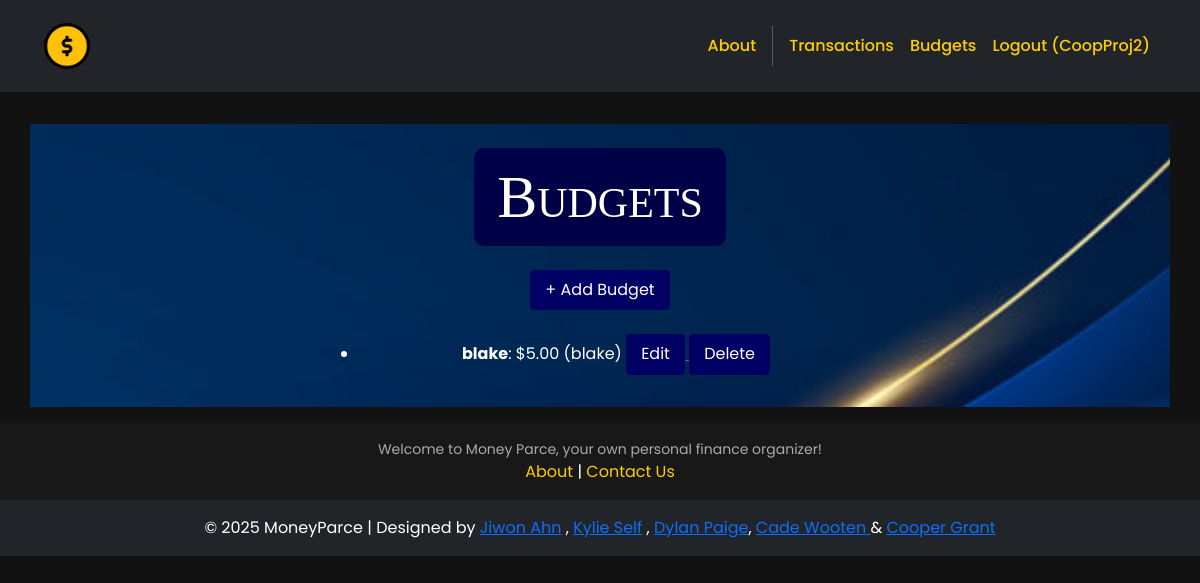
Screenshot of /budgets/ (signed in) with the database file from the repository.
### budgets/models.py (models this page shows, shortened)
class Budget(models.Model):
    name = models.CharField(max_length=100)
    amount = models.DecimalField(max_digits=10, decimal_places=2)
    category = models.CharField(max_length=50)
    start_date = models.DateField()
    end_date = models.DateField()
    notes = models.TextField(blank=True)

### budgets/views.py (the view)
# urls.py: path('', views.budget_list, name='budget_list'),
def budget_list(request):
    budgets = Budget.objects.all()
    return render(request, 'budgets/budget_list.html', {'budgets': budgets})

### budgets/templates/budgets/budget_list.html
{% extends 'base.html' %}
{% block content %}
<div class="p-3">
  <div class="container">
    <div class="row mt-3">
      <div class="col-md-6 mx-auto mb-3">
        <br>
        <h2>Budgets</h2>
        <br>
        <br>
        <a href="{% url 'create_budget' %}">
          <button class="button-26" role="button">
            + Add Budget
          </button>
        </a>
        <ul>
          <br>
          {% for budget in budgets %}
            <li>
              <strong>{{ budget.name }}</strong>: ${{ budget.amount }} ({{ budget.category }})
              <a href="{% url 'edit_budget' budget.id %}" >
                <button class="button-26" role="button">
                  Edit
                </button>
              </a>
              <a href="{% url 'delete_budget' budget.id %}">
                <button class="button-26" role="button">
                  Delete
                </button>
              </a>
            </li>
          {% empty %}
            <li>No budgets found.</li>
          {% endfor %}
        </ul>
      </div>
    </div>
  </div>
</div>
{% endblock %}

### moneyparce/templates/base.html (shortened to what this page needs)
<!DOCTYPE html>
<html>
  {% load static %}
  <head>
    <link href="https://cdn.jsdelivr.net/npm/bootstrap@5.3.3/dist/css/bootstrap.min.css" rel="stylesheet">
    <link href="https://cdnjs.cloudflare.com/ajax/libs/font-awesome/6.1.1/css/all.min.css" rel="stylesheet">
    <link rel="stylesheet" type="text/css" href="{% static 'css/style.css' %}">
  </head>
  <body>
    <nav class="p-3 navbar navbar-dark bg-dark navbar-expand-lg">
      <div class="container">
        <a class="navbar-brand" href="{% url 'home.index' %}">
          <img src="{% static 'img/logo.png' %}" alt="Money Parce Logo" height="50" />
        </a>
        <div class="collapse navbar-collapse" id="navbarNavAltMarkup">
          <div class="navbar-nav ms-auto">
            <a class="nav-link" href="{% url 'home.about' %}">About</a>
            {% if user.is_authenticated %}
            <a class="nav-link" href="{% url 'transactions' %}">Transactions</a>
            <a class="nav-link" href="{% url 'budget_list' %}">Budgets</a>
            <a class="nav-link"
              href="{% url 'accounts.logout' %}">Logout ({{user.username }})</a>
            {% endif %}
          </div>
        </div>
      </div>
    </nav>
    <div>
      {% block content %}
      {% endblock content %}
    </div>
    <footer class="p-3 ms-footer">
      <div class="container text-center">
        <p>Welcome to Money Parce, your own personal finance organizer!</p>
        <div>
          <a href="{% url 'home.about' %}">About</a> |
          <a href="mailto:info@moviesstore.com">Contact Us</a>
        </div>
      </div>
    </footer>
    <section class="p-3 ms-footer-bottom bg-dark text-center text-white">
      <span>© 2025 MoneyParce | Designed by <a href="https://www.linkedin.com/in/jiwon-ahn-a4a31b247/" target="_blank">Jiwon Ahn</a> , <a href="https://www.linkedin.com/in/kylie-self-315200290/" target="_blank">Kylie Self</a> , <a href="https://www.linkedin.com/in/dylan-paige-b95b6132b" target="_blank">Dylan Paige</a>, <a href="https://www.linkedin.com/in/cade-wooten-42a609322?utm_source=share&utm_campaign=share_via&utm_content=profile&utm_medium=android_app" target="_blank">Cade Wooten </a> & <a href="https://www.linkedin.com/in/coopergrant1/" target="_blank">Cooper Grant </a></span>
    </section>
  </body>
</html>

### moneyparce/static/css/style.css (style rules this page uses)
body { width: 100%; text-align: center; margin: auto; font-family: "Poppins", sans-serif; background-color: #121212; color: #ffffff; }
.bg-index, .row { background: url("/static/img/background.jpg") no-repeat center center fixed; background-size: cover; }
h2 { text-align: center; margin: auto; border: 3px solid rgb(0, 0, 70); border-radius: 10px; padding: 10px 20px; background-color: rgb(0, 0, 70); font-size: 60px; font-family: "Impact", fantasy; font-variant: small-caps; font-stretch: ultra-expanded; color: #FFFEF6; display: inline-block; }
p { width: 100%; text-align: center; margin: auto; color: #ffffff; }
.navbar a.nav-link { color: #ffcc00 !important; font-weight: 500; transition: color 0.3s ease-in-out; }
.button-26 { appearance: button; background-color: rgb(0, 0, 100); border: 1px solid rgb(0, 0, 100); border-radius: 4px; box-sizing: border-box; color: #FFFFFF; cursor: pointer; font-family: "Poppins", sans-serif; font-size: 16px; line-height: 1.15; overflow: visible; padding: 10px 14px; position: relative; text-align: center; text-transform: none; transition: all 80ms ease-in-out; user-select: none; -webkit-user-select: none; touch-action: manipulation; width: fit-content; }
.ms-footer { background-color: #181818; padding: 30px 0; text-align: center; }
.ms-footer p { color: #aaaaaa; font-size: 14px; }
.ms-footer a { color: #ffcc00; text-decoration: none; }
.ms-footer, a:hover { color: #ffffff; }

### rows the page displays
Budget: name "blake", amount "5.00", category "blake"

### other values shown
{{ user.username }} "CoopProj2"
